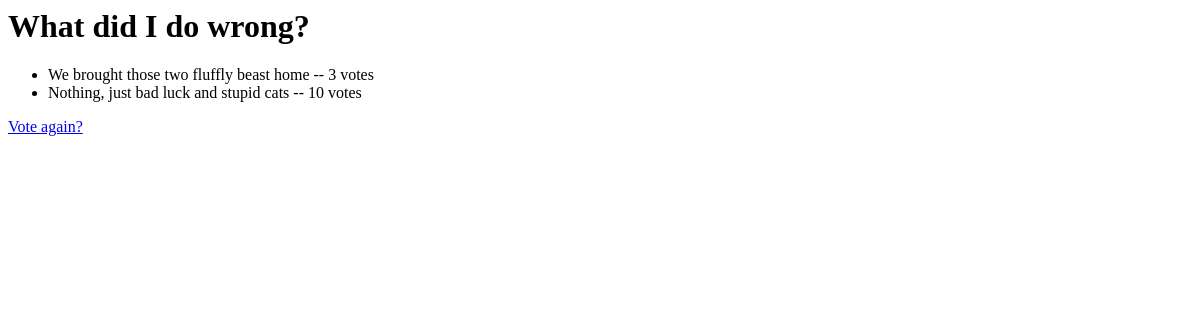
Before: /polls/2/results/ with the older database file.
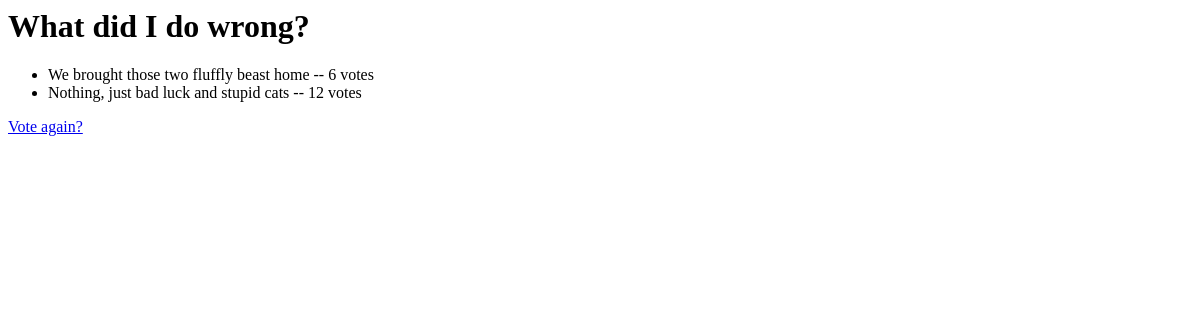
After: the same page with the newer database file.
### polls/models.py (models this page shows, shortened)
class Poll(models.Model):
    question = models.CharField('Poll', max_length=200)
    pub_date = models.DateTimeField('date published')
    def was_published_recently(self):
        now = timezone.now()
        return now - datetime.timedelta(days=1) <= self.pub_date <= now
    was_published_recently.admin_order_field = 'pub_date'
    was_published_recently.boolean = True
    was_published_recently.short_description = 'Published recently?'

class Choice(models.Model):
    poll = models.ForeignKey(Poll)
    choice_text = models.CharField(max_length=200)
    votes = models.IntegerField(default=0)

### polls/views.py (the view)
# urls.py: url(r'^(?P<pk>\d+)/results/$', views.ResultsView.as_view(), name='results'),
class ResultsView(generic.DetailView):
    model = Poll
    template_name = 'polls/results.html'

### polls/templates/polls/results.html
<h1> {{ poll.question }}</h1>
<ul>
    {% for choice in poll.choice_set.all %}
        <li>{{ choice.choice_text }} -- {{ choice.votes }} vote{{ choice.votes|pluralize }}</li>
    {% endfor %}
</ul>
<a href="{% url 'polls:detail' poll.id %}">Vote again?</a>

Changed rows visible on the page:
changed Choice "We brought those two fluffly beast home": votes "3" → "6"
changed Choice "Nothing, just bad luck and stupid cats": votes "10" → "12"
